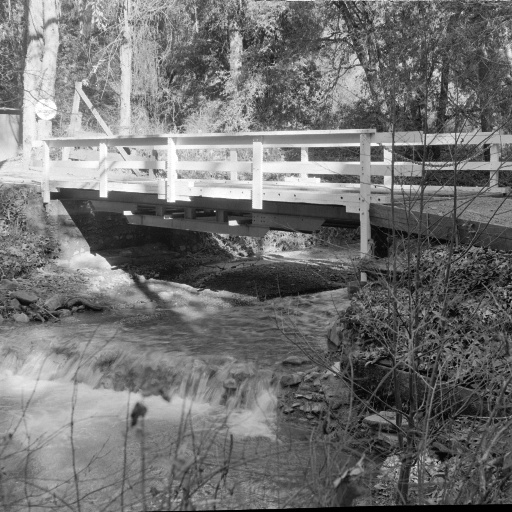
#> input picture lab_2_spectrum_expansion/images/bridge.tif, 512 x 512 px
$ python main.py
#> lines starting #> are read from the running program, lines starting #| are printed output that depends on the picture
#> in read_image, returned value is the input picture: shape (512, 512); min 0, max 255, mean 113.8
"""
Задание:
1. Реализовать генерацию ЦВЗ 𝛺 как псевдослучайной последовательности заданной длины из чисел,
распределённых по нормальному закону. Длина 1/2 плоскости из 3 пункта.

2. Реализовать трансформацию исходного контейнера к пространству признаков -
ДВП (вейвлеты Хаара), 3 уровня декомпозиции

3. Осуществить встраивание информации мультипликативным методом в плоскость HH спектра.

4. Сформировать носитель информации при помощи обратного преобразования от матрицы признаков к цифровому сигналу.
Сохранить его на диск

5. Считать носитель информации из файла и повторно выполнить п. 2 для носителя информации.

6. Сформировать оценку встроенного ЦВЗ 𝛺̃ неслепым методом (то есть с использованием матрицы
признаков исходного контейнера); выполнить детектирование при помощи функции близости 𝜌(𝛺, 𝛺̃)

7. Осуществить автоматический подбор значения параметра встраивания методом перебора с целью обеспечения
𝑃𝑆𝑁𝑅 > 30 дБ (или по желанию любого значения, большего 30 дБ), при этом выбирается
набор параметров, соответствующий наибольшему значению 𝜌.

8. Выполнить дополнительное исследование полученной системы встраивания информации - «Beta: Laplace»
"""

import numpy as np
import pywt
import skimage.metrics
import scipy
from skimage.io import imread, imshow, show, imsave
from matplotlib import pyplot as plt


def read_image(image_path):
    return np.array(imread(image_path)).astype(np.uint8)


# Прямое Вейвлет преобразование Хаара с заданным уровнем декомпозиции
def dwt(matrix: np.array, level: int):
    return pywt.wavedec2(matrix, 'haar', level=level)


# Обратное Вейвлет преобразование Хаара
def idwt(wavelet_coeffs: np.array):
    return pywt.waverec2(wavelet_coeffs, 'haar')


# Генерация нормально распределенного вектора с seed'ом
def generate_watermark(size: int, key: int, mean=0., spread=1.):
    rng = np.random.default_rng(key)
    return rng.normal(mean, spread, size)


# Мера близости
# [14 lines left out: functions get_rho, get_beta, not called in this run]


# Получение порога как медианное значение, сдвинутое на единицу влево
def get_threshold(matrix: np.array):
    sorted_matrix = np.sort(matrix, axis=None).reshape((matrix.shape[0], matrix.shape[1]))
    return sorted_matrix[(matrix.shape[0] - 1) // 2, (matrix.shape[1] - 1) - 1]


# Преобразование матрицы в массив диагоналей, полученных при зигзагообразном проходе матрицы
def get_matrix_diagonals(matrix: np.array):
    diagonals_count = matrix.shape[0] + matrix.shape[1] - 1

    horizontal_flip = np.fliplr(matrix)  # отражение вдоль ОУ, порядок сверху-вниз в исходной
    vertical_flip = np.flipud(matrix)  # отражение вдоль ОХ, порядок снизу-вверх в исходной

    diagonals = []

    # В каждом направлении по diagonals_count//2 диагоналей, обходим их все
    for i in range(-(diagonals_count // 2), diagonals_count // 2 + 1):
        if i % 2 == 0:  # нечетная диагональ (по номеру)
            diagonals.append(list(horizontal_flip.diagonal(-i)))
        else:  # четная диагональ (по номеру)
            diagonals.append(list(vertical_flip.diagonal(i)))

    return diagonals


# Преобразование массива диагоналей в матрицу
def diagonals_to_matrix(diagonals: np.array):
    diagonals_count = len(diagonals)

    matrix = np.zeros((diagonals_count // 2 + 1, diagonals_count // 2 + 1))

    horizontal_flip = np.fliplr(matrix)  # отражение вдоль ОУ, порядок сверху-вниз и справа-налево в исходной
    vertical_flip = np.flipud(matrix)  # отражение вдоль ОХ, порядок снизу-вверх и слева-направо в исходной

    # В каждом направлении по diagonals_count//2 диагоналей, обходим их все
    for i in range(-(diagonals_count // 2), diagonals_count // 2 + 1):
        if i % 2 == 0:  # нечетная диагональ (по номеру)
            if i > 0:
                np.fill_diagonal(horizontal_flip[i:, :],
                                 diagonals[i + diagonals_count // 2])  # компенсация для вставки (начиная с i = 1)
            else:  # отрицательное смещение относительно побочной диагонали (вставка в левую часть матрицы)
                np.fill_diagonal(horizontal_flip[:, -i:],
                                 diagonals[i + diagonals_count // 2])  # компенсация смещения
        else:  # четная диагональ (по номеру)
            if i > 0:
                np.fill_diagonal(vertical_flip[:, i:],
                                 diagonals[i + diagonals_count // 2])  # компенсация смещения
            else:  # отрицательное смещение относительно побочной диагонали (вставка в левую часть матрицы)
                np.fill_diagonal(vertical_flip[-i:, ],
                                 diagonals[i + diagonals_count // 2])  # компенсация смещения

    return matrix


def embedding(image: np.array, key: int, alpha: float, level: int, modified: bool):
    wavelet_coeffs = dwt(image, level)
    hh_zone = wavelet_coeffs[1][2]

    watermark_size = hh_zone.shape[0] * hh_zone.shape[1] // 2
    watermark = generate_watermark(watermark_size, key)

    diagonals = get_matrix_diagonals(hh_zone)

    threshold = get_threshold(hh_zone)
    w_i = 0  # для прохода по массиву watermark

    # Проход по элементам полученных диагоналей, начиная со 2-ой по номеру диагонали
    for i in range(1, len(diagonals)):  # обход всех диагоналей
        for j in range(len(diagonals[i])):  # обход элементов в диагонали
            if np.abs(diagonals[i][j]) > np.abs(threshold):
                diagonals[i][j] *= (1 + alpha * watermark[w_i])
                w_i += 1
                if w_i == watermark_size:
                    break
        else:
            continue  # выполнится в конце каждой итерации, если не было break из вложенного цикла
        break  # выполнится только в случае break вложенного цикла

    marked_hh_zone = diagonals_to_matrix(diagonals)

    # Из-за неизменяемости tuple приходится делать каст к list, менять в нем значения и затем вставлять обратно
    wavelet_coeffs_list = list(wavelet_coeffs[1])
    wavelet_coeffs_list[2] = marked_hh_zone
    wavelet_coeffs.pop(1)  # удаление исходного tuple
    wavelet_coeffs_tuple = tuple(wavelet_coeffs_list)
    wavelet_coeffs.insert(1, wavelet_coeffs_tuple)  # вставка измененного tuple

    if not modified:  # обычное встраивание
        return idwt(wavelet_coeffs), watermark
    else:  # модифицированное встраивание с параметром beta
        beta = get_beta(image)
        return idwt(wavelet_coeffs) * beta + image * (1 - beta), watermark


# [27 lines left out: function extracting, not called in this run]


# Получение значения alpha, при котором rho максимально
def get_best_alpha(image: np.array, key: int, level: int, modified: bool):
    current_alpha = 0.05
    best_alpha = 0.
    max_rho = 0.

    for i in range(20):
        marked_image, watermark = embedding(image, key, current_alpha, level, modified=modified)
#> in embedding, `wavelet_coeffs = dwt(image, level)`: wavelet_coeffs = 4 items
#> in embedding, `hh_zone = wavelet_coeffs[1][2]`:
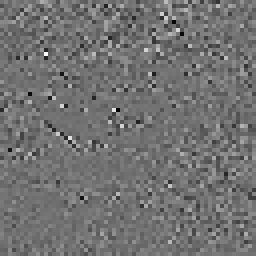
#> hh_zone: shape (64, 64) float64 (shown 4 times larger); min -216.8, max 268, mean -0.1; drawn with min black and max white
#> in get_matrix_diagonals, `horizontal_flip = np.fliplr(matrix)`:
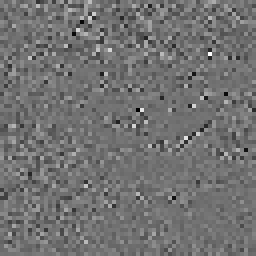
#> horizontal_flip: shape (64, 64) float64 (shown 4 times larger); min -216.8, max 268, mean -0.1; drawn with min black and max white
#> in get_matrix_diagonals, `vertical_flip = np.flipud(matrix)`:
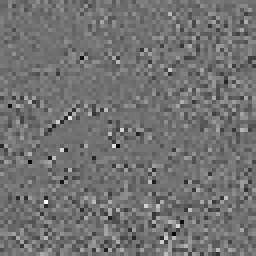
#> vertical_flip: shape (64, 64) float64 (shown 4 times larger); min -216.8, max 268, mean -0.1; drawn with min black and max white
#> after the loop in get_matrix_diagonals, `for i in range(-(diagonals_count // 2), diagonals_count // 2 + 1):`: diagonals = 127 items, first 6: [2.37], [25.13, -67.87], [40.63, -15.25, -16.62], [27.5, -16.87, -25.38, 0.75], [-33.63, -24.75, 26.38, 24.37, 4], [-7.87, 6.88, -27, 14.13, 24.88, 44.75]
#> in get_threshold, `sorted_matrix = np.sort(matrix, axis=None).reshape((matrix.shape[0], m..`:
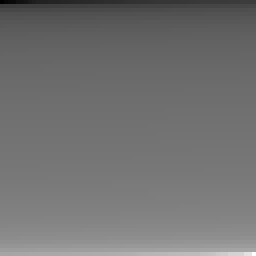
#> sorted_matrix: shape (64, 64) float64 (shown 4 times larger); min -216.8, max 268, mean -0.1; drawn with min black and max white
#> in embedding, `threshold = get_threshold(hh_zone)`: threshold = 0.375
#> the loop in embedding, `for i in range(1, len(diagonals)):` made 63 passes
#> after the loop in embedding, `for i in range(1, len(diagonals)):`: diagonals = 127 items, first 6: [2.37], [24.28, -69.31], [37.66, -14.11, -16.27], [27.32, -17.25, -24.26, 0.813], [-32.16, -25.57, 26.29, 24.13, 4.06], [-7.92, 7, -27.46, 13.77, 24.67, 43.99]; w_i = 2048
#> in diagonals_to_matrix, `diagonals_count = len(diagonals)`: diagonals_count = 127
#> in diagonals_to_matrix, `horizontal_flip = np.fliplr(matrix)`: matrix: shape (64, 64) float64; every value is 0
#> in embedding, `wavelet_coeffs_list = list(wavelet_coeffs[1])`: wavelet_coeffs_list = 3 items
#> watermark = 2048 values, max 3.03 at index 1571, min -4 at index 268, mean -0.00733
        imsave("./images/marked_image_test.png", marked_image)

        marked_image = read_image("./images/marked_image_test.png")
        extracted_watermark = extracting(marked_image, image, current_alpha, level)

        rho = get_rho(watermark, extracted_watermark)
        psnr = skimage.metrics.peak_signal_noise_ratio(image, marked_image)

        # print(f'i = {i}, alpha = {current_alpha}, rho = {rho}, psnr = {psnr}')

        if rho > max_rho and psnr > 30:
            max_rho = rho
            best_alpha = current_alpha

        current_alpha += 0.05

    return best_alpha, max_rho


# [38 lines left out: functions watermark_detection, plot, not called in this run]


if __name__ == "__main__":
    level = 3  # уровень декомпозиции
    image = read_image("./images/bridge.tif")
    key = 321
    modified = False
    detection_threshold = 0.5

#> (the run stopped early here; a loop or call above may not have finished)
